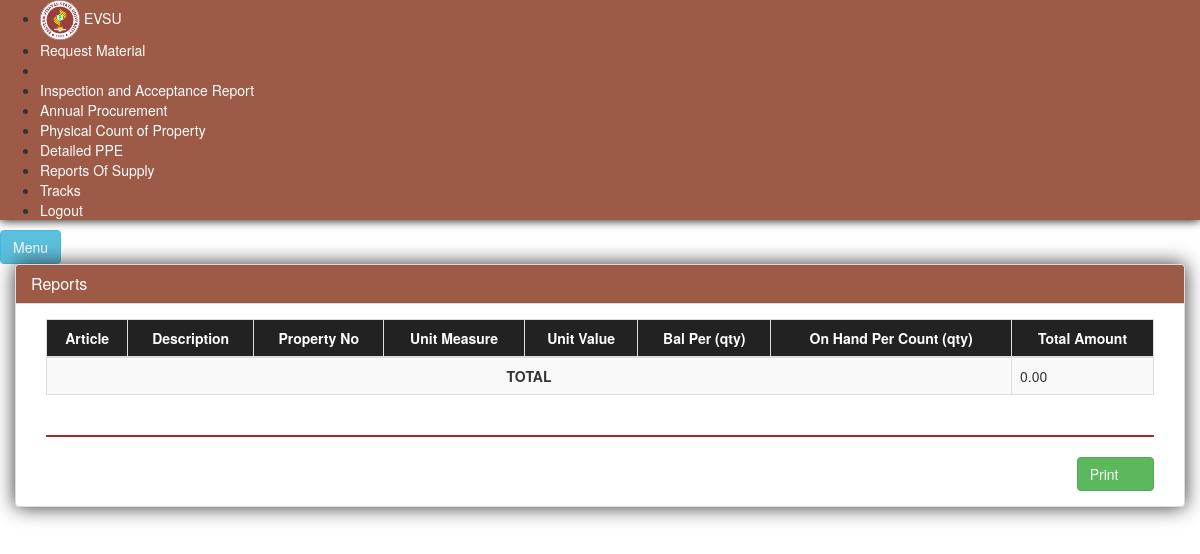
Page /index.php/iar/ppe on the earlier database version.
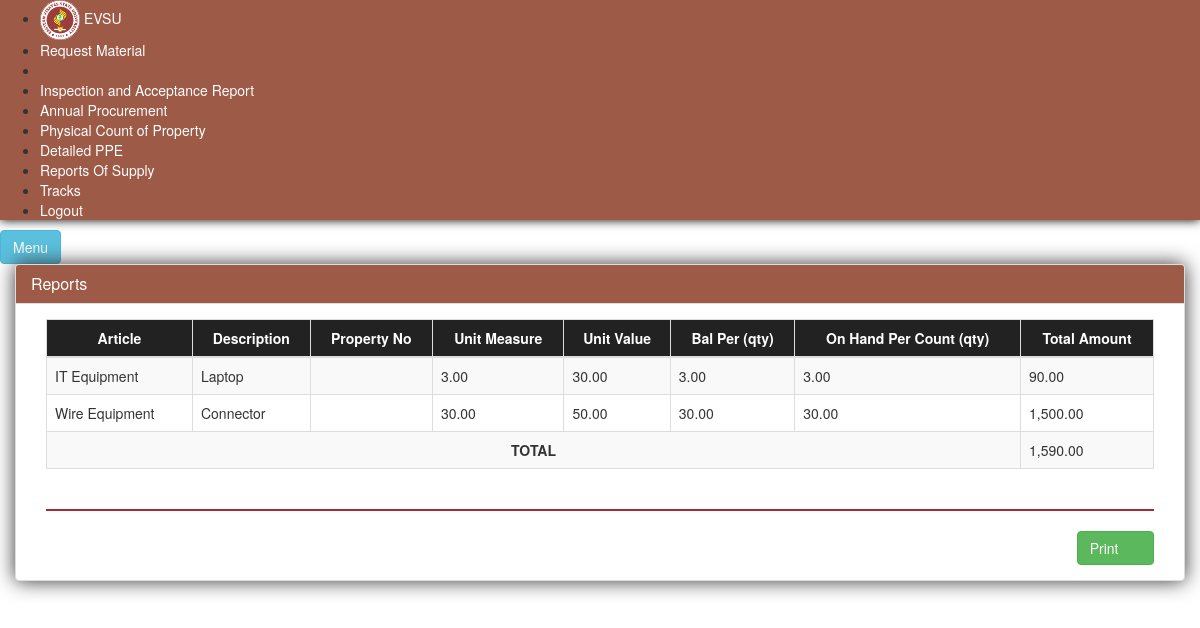
Same page on the later database version.
### tables this page shows
CREATE TABLE IF NOT EXISTS `tbl_po_prices` (
`id` int(11) NOT NULL,
  `mid` int(11) NOT NULL,
  `poid` int(11) NOT NULL,
  `matlistid` int(11) NOT NULL,
  `unitprice` decimal(11,2) NOT NULL
);

CREATE TABLE IF NOT EXISTS `material_type` (
`id` int(11) NOT NULL,
  `description` varchar(50) NOT NULL
);

CREATE TABLE IF NOT EXISTS `tbl_material_list` (
`id` int(11) NOT NULL,
  `description` varchar(50) NOT NULL,
  `unit` varchar(50) NOT NULL,
  `quantity` decimal(11,2) NOT NULL,
  `unitcost` decimal(11,2) NOT NULL,
  `mid` int(11) NOT NULL,
  `status` int(11) NOT NULL,
  `mat_type` int(11) NOT NULL
);

### application/libraries/Api.php (called while the page is built, shortened)
<?php
class Api
{
    protected $CI;
    function __construct()
    {
        $this->CI =& get_instance();
    }
    function userMenu($desc)
    {
        $nav['params'] = $desc;
        $this->CI->load->view('include/header');
        $this->CI->load->view('include/nav', $nav);
    }
}

### application/controllers/Iar.php (called while the page is built, shortened)
<?php
	Class Iar extends CI_Controller
	{
        public function ppe(){
            $this->load->model('iar_model');
            $this->api->userMenu('ppe');
            $this->load->view('report/ppe', '');
            $this->load->view('include/footer');
        }
	}
?>

### index.php (called while the page is built, shortened)
<?php
require_once BASEPATH.'core/CodeIgniter.php';

### application/models/Iar_model.php (called while the page is built, shortened)
<?php
	class Iar_model extends CI_Model
	{
        public function getDetailedPPE(){
            $val = $this->db->query("SELECT (c.unitprice * b.quantity) total, c.unitprice, d.description mat_type, b.description, b.quantity FROM `tbl_mat_desc` a, tbl_material_list b, tbl_po_prices c, material_type d, material_type e where a.id = b.mid AND b.mat_type = e.id AND b.id = c.matlistid AND b.mat_type = d.id")->result_array();
            return $val;
        }
	}
?>

### application/views/report/ppe.php (the view)
<div id="page-content-wrapper">
    <a href="#menu-toggle" id="menu-toggle" class="btn btn-info">Menu</a>
    <div class="container-fluid padding_zero">
        <div class="row padding_zero">
            <div class="col-lg-12">
                <div class="panel panel-default" style="box-shadow: 0px 0px 20px rgb(49, 49, 49)">
                    <div class="panel-heading" style="background: rgb(157, 90, 71)" >
                        <h1 class="panel-title" style="color:white">Reports</h1>
                    </div>
                    <div class="panel-body">
                        <div class="col-md-12">
                            <div class="tabe table-responsive">
                                <table class="table table-bordered table-hover table-striped" id="tbl_materials">
                                    <thead>
                                    <tr class="navbar-inverse">
                                        <th style="color:white;text-align:center" >Article</th>
                                        <th style="color:white;text-align:center" >Description</th>
                                        <th style="color:white;text-align:center" >Property No</th>
                                        <th style="color:white;text-align:center" >Unit Measure</th>
                                        <th style="color:white;text-align:center" >Unit Value</th>
                                        <th style="color:white;text-align:center" >Bal Per (qty)</th>
                                        <th style="color:white;text-align:center" >On Hand Per Count (qty)</th>
                                        <th style="color:white;text-align:center" >Total Amount</th>
                                    </tr>
                                    </thead>
                                    <tbody>
                                    <?php
                                    $total = 0;
                                    foreach($this->iar_model->getDetailedPPE() as $key => $value) {
                                        $total += $value['total'];
                                        ?>
                                        <tr>
                                            <td><?php echo $value['mat_type'] ?></td>
                                            <td><?php echo $value['description'] ?></td>
                                            <td></td>
                                            <td><?php echo $value['quantity'] ?></td>
                                            <td><?php echo $value['unitprice'] ?></td>
                                            <td><?php echo $value['quantity'] ?></td>
                                            <td><?php echo $value['quantity'] ?></td>
                                            <td><?php echo number_format($value['total'], 2, '.', ',') ?></td>
                                        </tr>
                                    <?php } ?>
                                    <tr>
                                        <td colspan="7" style="text-align: center"><b>TOTAL</b></td>
                                        <td><?php echo number_format($total, 2, '.', ',') ?></td>
                                    </tr>
                                    </tbody>
                                </table>
                            </div>
                            <hr style="border: 1px solid brown;" />
                            <div class="pull-right">
                                <a href="/print_ppe" class="btn btn-success addmaterial" target="_blank" data-toggle="modal">Print&nbsp;&nbsp;&nbsp;<span class="glyphicon glyphicon-print"></span></a>
                            </div>
                        </div>
                    </div>
                </div>
            </div>
        </div>
    </div>
</div>

### application/views/include/header.php (shortened to what this page needs)
<!DOCTYPE html>
<html>
  <head>
    <link href="<?=base_url()?>assets/css/select2.min.css" rel="stylesheet">
    <link href="<?=base_url()?>assets/css/bootstrap.min.css" rel="stylesheet">
    <link href="<?=base_url()?>assets/css/simple-sidebar.css" rel="stylesheet">
    <link href="<?=base_url()?>assets/css/bootstrap-theme.min.css" rel="stylesheet">
    <link href="<?=base_url()?>assets/css/jquery.dataTables.min.css" rel="stylesheet">
    <link rel="stylesheet" href="<?=base_url()?>assets/css/style.css">
  </head>
  <body>

### application/views/include/nav.php (shortened to what this page needs)
<div id="wrapper">
    <div id="sidebar-wrapper" style="background: rgb(157, 90, 71);box-shadow: 0px 0px 10px black">
        <ul class="sidebar-nav">
            <li class="sidebar-brand" style="padding:0;margin:0 auto">
                <a href="#" style="color:#fff">
                  <img src="../assets/images/EVSU.jpg" alt="x" width="40" style="border-radius:20px"/> EVSU
                </a>
            </li>
            <?php if($this->session->userdata('usertype') == 1 || $this->session->userdata('usertype') == 3) { ?>
            <!-- <li>
                <a href="/user_registration" style="color:#fff">Student Registration</a>
            </li> -->
            <li>
                <a href="/users_req_list" class="<?=  ($params == 'request') ? 'active' : '' ?>" style="color:#fff">Users Registration List</a>
            </li>
            <li>
                <a href="/list_req_mat" class="<?=  ($params == 'list_request_mat') ? 'active' : '' ?>" style="color:#fff;">List of Material Request</a>
            </li>
            <li>
                <a href="/pr" class="<?= ($params == 'pr') ? 'active' : '' ?>" style="color:#fff;">Purchase Request</a>
            </li>
            <li>
                <a href="/rfq" class="<?=  ($params == 'rfq') ? 'active' : '' ?>" style="color:#fff;">Request For Quotation</a>
            </li>
            <li>
                <a href="/po_list" class="<?=  ($params == 'po') ? 'active' : '' ?>" style="color:#fff;">Purchase Order</a>
            </li>
            <?php } else { ?>
            <li>
                <a href="/request_material" class="<?=  ($params == 'request_mat') ? 'active' : '' ?>" style="color:#fff;">Request Material</a>
            </li>
            <li>
            </li>
            <?php } ?>
            <li>
                <a href="/iar" class="<?=  ($params == 'iar') ? 'active' : '' ?>" style="color:#fff;">Inspection and Acceptance Report</a>
            </li>
            <li>
                <a href="/rep" class="<?=  ($params == 'rep') ? 'active' : '' ?>" style="color:#fff;">Annual Procurement</a>
            </li>
            <li>
                <a href="/physical" class="<?=  ($params == 'physical') ? 'active' : '' ?>" style="color:#fff;">Physical Count of Property</a>
            </li>
            <li>
                <a href="/ppe" class="<?=  ($params == 'ppe') ? 'active' : '' ?>" style="color:#fff;">Detailed PPE</a>
            </li>
            <li>
                <a href="/reports_supply" class="<?=  ($params == 'supply') ? 'active' : '' ?>" style="color:#fff;">Reports Of Supply</a>
            </li>
            <li>
                <a href="/tr" class="<?=  ($params == 'track') ? 'active' : '' ?>" style="color:#fff;">Tracks</a>
            </li>
            <li>
                <a href="/login/logout" style="color:white">Logout</a>
            </li>
        </ul>
    </div>

### application/views/include/footer.php (shortened to what this page needs)
</div>
  </body>
</html>

Differences in the rows shown:
added tbl_po_prices: material_type.description "IT Equipment", tbl_material_list.description "Laptop", tbl_material_list.quantity "3.00", unitprice "30.00", total "90.00"
added material_type: description "Wire Equipment", tbl_material_list.description "Connector", tbl_material_list.quantity "30.00", tbl_po_prices.unitprice "50.00", total "1,500.00"
Other differences:
$total: "0.00" → "1,590.00"
